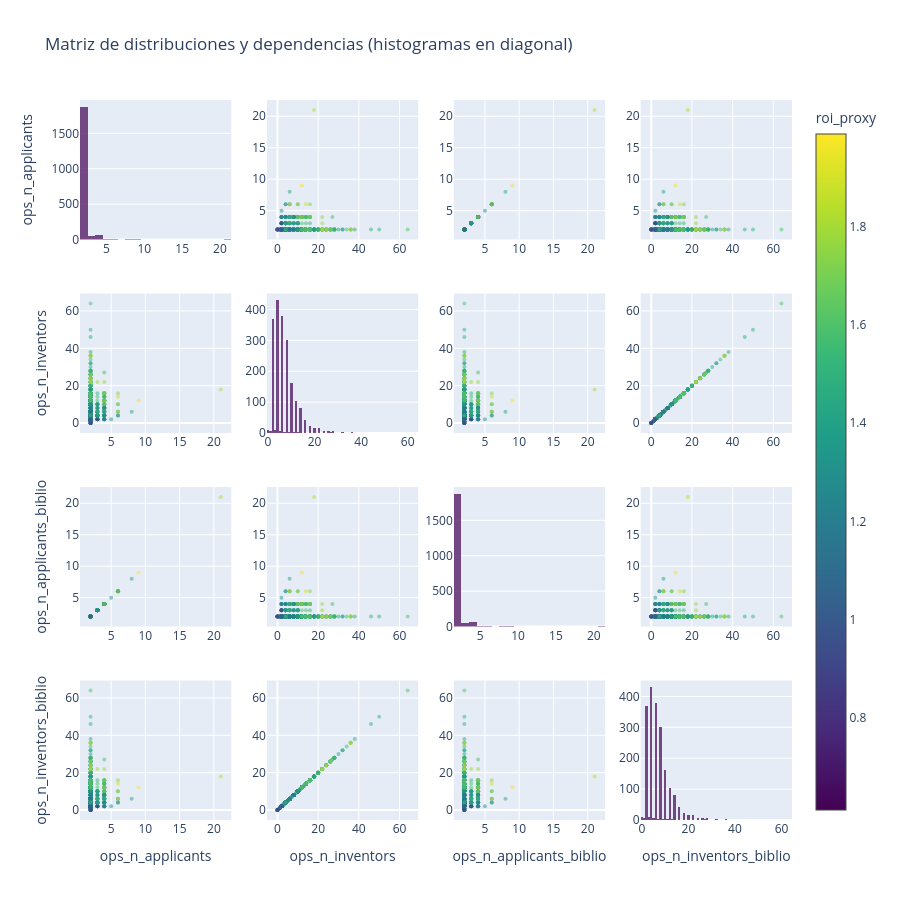

Notebook source saved alongside this figure:
### Markdown cell above
### Histograms and correlation between variables in the group (Applicants and inventors vs ROI)

### Code cell
cols = [
    "ops_n_applicants",
    "ops_n_inventors",
    "ops_n_applicants_biblio",
    "ops_n_inventors_biblio",
]

df = df_tablon[cols + ["roi_proxy"]].dropna()
n = len(cols)

fig = make_subplots(
    rows=n,
    cols=n,
    shared_xaxes=False,
    shared_yaxes=False
)

for i, y in enumerate(cols):
    for j, x in enumerate(cols):

        # Diagonal → histogramas
        if i == j:
            fig.add_trace(
                go.Histogram(
                    x=df[x],
                    marker=dict(
                        color="rgba(68,1,84,0.7)"
                    ),
                    showlegend=False
                ),
                row=i+1, col=j+1
            )

        # Fuera de diagonal → scatter
        else:
            fig.add_trace(
                go.Scatter(
                    x=df[x],
                    y=df[y],
                    mode="markers",
                    marker=dict(
                        color=df["roi_proxy"],
                        colorscale="Viridis",
                        size=4,
                        opacity=0.5,
                        showscale=(i == 0 and j == n - 1),
                        colorbar=dict(title="roi_proxy")
                    ),
                    showlegend=False
                ),
                row=i+1, col=j+1
            )

# 🔹 ETIQUETAS DE EJES
for i, col in enumerate(cols):
    # Eje Y (primera columna)
    fig.update_yaxes(
        title_text=col,
        row=i+1,
        col=1
    )

    # Eje X (última fila)
    fig.update_xaxes(
        title_text=col,
        row=n,
        col=i+1
    )

fig.update_layout(
    height=900,
    width=900,
    title="Matriz de distribuciones y dependencias (histogramas en diagonal)",
)

fig.show()

### Figure 1 — Plotly figure (JSON) as saved in the notebook; plotly's stock layout.template omitted (floating-point values rounded to 4 significant figures; data arrays with more than 128 entries replaced by an {"elided": "..."} marker saying what was removed)
{"data": [{"marker": {"color": "rgba(68,1,84,0.7)"}, "showlegend": false, "type": "histogram", "x": {"elided": "2000 int values"}, "xaxis": "x", "yaxis": "y"}, {"marker": {"color": {"elided": "2000 float values"}, "colorbar": {"title": {"text": "roi_proxy"}}, "colorscale": [[0, "#440154"], [0.1111, "#482878"], [0.2222, "#3e4989"], [0.3333, "#31688e"], [0.4444, "#26828e"], [0.5556, "#1f9e89"], [0.6667, "#35b779"], [0.7778, "#6ece58"], [0.8889, "#b5de2b"], [1, "#fde725"]], "opacity": 0.5, "showscale": false, "size": 4}, "mode": "markers", "showlegend": false, "type": "scatter", "x": {"elided": "2000 int values"}, "xaxis": "x2", "y": {"elided": "2000 int values"}, "yaxis": "y2"}, {"marker": {"color": {"elided": "2000 float values"}, "colorbar": {"title": {"text": "roi_proxy"}}, "colorscale": [[0, "#440154"], [0.1111, "#482878"], [0.2222, "#3e4989"], [0.3333, "#31688e"], [0.4444, "#26828e"], [0.5556, "#1f9e89"], [0.6667, "#35b779"], [0.7778, "#6ece58"], [0.8889, "#b5de2b"], [1, "#fde725"]], "opacity": 0.5, "showscale": false, "size": 4}, "mode": "markers", "showlegend": false, "type": "scatter", "x": {"elided": "2000 int values"}, "xaxis": "x3", "y": {"elided": "2000 int values"}, "yaxis": "y3"}, {"marker": {"color": {"elided": "2000 float values"}, "colorbar": {"title": {"text": "roi_proxy"}}, "colorscale": [[0, "#440154"], [0.1111, "#482878"], [0.2222, "#3e4989"], [0.3333, "#31688e"], [0.4444, "#26828e"], [0.5556, "#1f9e89"], [0.6667, "#35b779"], [0.7778, "#6ece58"], [0.8889, "#b5de2b"], [1, "#fde725"]], "opacity": 0.5, "showscale": true, "size": 4}, "mode": "markers", "showlegend": false, "type": "scatter", "x": {"elided": "2000 int values"}, "xaxis": "x4", "y": {"elided": "2000 int values"}, "yaxis": "y4"}, {"marker": {"color": {"elided": "2000 float values"}, "colorbar": {"title": {"text": "roi_proxy"}}, "colorscale": [[0, "#440154"], [0.1111, "#482878"], [0.2222, "#3e4989"], [0.3333, "#31688e"], [0.4444, "#26828e"], [0.5556, "#1f9e89"], [0.6667, "#35b779"], [0.7778, "#6ece58"], [0.8889, "#b5de2b"], [1, "#fde725"]], "opacity": 0.5, "showscale": false, "size": 4}, "mode": "markers", "showlegend": false, "type": "scatter", "x": {"elided": "2000 int values"}, "xaxis": "x5", "y": {"elided": "2000 int values"}, "yaxis": "y5"}, {"marker": {"color": "rgba(68,1,84,0.7)"}, "showlegend": false, "type": "histogram", "x": {"elided": "2000 int values"}, "xaxis": "x6", "yaxis": "y6"}, {"marker": {"color": {"elided": "2000 float values"}, "colorbar": {"title": {"text": "roi_proxy"}}, "colorscale": [[0, "#440154"], [0.1111, "#482878"], [0.2222, "#3e4989"], [0.3333, "#31688e"], [0.4444, "#26828e"], [0.5556, "#1f9e89"], [0.6667, "#35b779"], [0.7778, "#6ece58"], [0.8889, "#b5de2b"], [1, "#fde725"]], "opacity": 0.5, "showscale": false, "size": 4}, "mode": "markers", "showlegend": false, "type": "scatter", "x": {"elided": "2000 int values"}, "xaxis": "x7", "y": {"elided": "2000 int values"}, "yaxis": "y7"}, {"marker": {"color": {"elided": "2000 float values"}, "colorbar": {"title": {"text": "roi_proxy"}}, "colorscale": [[0, "#440154"], [0.1111, "#482878"], [0.2222, "#3e4989"], [0.3333, "#31688e"], [0.4444, "#26828e"], [0.5556, "#1f9e89"], [0.6667, "#35b779"], [0.7778, "#6ece58"], [0.8889, "#b5de2b"], [1, "#fde725"]], "opacity": 0.5, "showscale": false, "size": 4}, "mode": "markers", "showlegend": false, "type": "scatter", "x": {"elided": "2000 int values"}, "xaxis": "x8", "y": {"elided": "2000 int values"}, "yaxis": "y8"}, {"marker": {"color": {"elided": "2000 float values"}, "colorbar": {"title": {"text": "roi_proxy"}}, "colorscale": [[0, "#440154"], [0.1111, "#482878"], [0.2222, "#3e4989"], [0.3333, "#31688e"], [0.4444, "#26828e"], [0.5556, "#1f9e89"], [0.6667, "#35b779"], [0.7778, "#6ece58"], [0.8889, "#b5de2b"], [1, "#fde725"]], "opacity": 0.5, "showscale": false, "size": 4}, "mode": "markers", "showlegend": false, "type": "scatter", "x": {"elided": "2000 int values"}, "xaxis": "x9", "y": {"elided": "2000 int values"}, "yaxis": "y9"}, {"marker": {"color": {"elided": "2000 float values"}, "colorbar": {"title": {"text": "roi_proxy"}}, "colorscale": [[0, "#440154"], [0.1111, "#482878"], [0.2222, "#3e4989"], [0.3333, "#31688e"], [0.4444, "#26828e"], [0.5556, "#1f9e89"], [0.6667, "#35b779"], [0.7778, "#6ece58"], [0.8889, "#b5de2b"], [1, "#fde725"]], "opacity": 0.5, "showscale": false, "size": 4}, "mode": "markers", "showlegend": false, "type": "scatter", "x": {"elided": "2000 int values"}, "xaxis": "x10", "y": {"elided": "2000 int values"}, "yaxis": "y10"}, {"marker": {"color": "rgba(68,1,84,0.7)"}, "showlegend": false, "type": "histogram", "x": {"elided": "2000 int values"}, "xaxis": "x11", "yaxis": "y11"}, {"marker": {"color": {"elided": "2000 float values"}, "colorbar": {"title": {"text": "roi_proxy"}}, "colorscale": [[0, "#440154"], [0.1111, "#482878"], [0.2222, "#3e4989"], [0.3333, "#31688e"], [0.4444, "#26828e"], [0.5556, "#1f9e89"], [0.6667, "#35b779"], [0.7778, "#6ece58"], [0.8889, "#b5de2b"], [1, "#fde725"]], "opacity": 0.5, "showscale": false, "size": 4}, "mode": "markers", "showlegend": false, "type": "scatter", "x": {"elided": "2000 int values"}, "xaxis": "x12", "y": {"elided": "2000 int values"}, "yaxis": "y12"}, {"marker": {"color": {"elided": "2000 float values"}, "colorbar": {"title": {"text": "roi_proxy"}}, "colorscale": [[0, "#440154"], [0.1111, "#482878"], [0.2222, "#3e4989"], [0.3333, "#31688e"], [0.4444, "#26828e"], [0.5556, "#1f9e89"], [0.6667, "#35b779"], [0.7778, "#6ece58"], [0.8889, "#b5de2b"], [1, "#fde725"]], "opacity": 0.5, "showscale": false, "size": 4}, "mode": "markers", "showlegend": false, "type": "scatter", "x": {"elided": "2000 int values"}, "xaxis": "x13", "y": {"elided": "2000 int values"}, "yaxis": "y13"}, {"marker": {"color": {"elided": "2000 float values"}, "colorbar": {"title": {"text": "roi_proxy"}}, "colorscale": [[0, "#440154"], [0.1111, "#482878"], [0.2222, "#3e4989"], [0.3333, "#31688e"], [0.4444, "#26828e"], [0.5556, "#1f9e89"], [0.6667, "#35b779"], [0.7778, "#6ece58"], [0.8889, "#b5de2b"], [1, "#fde725"]], "opacity": 0.5, "showscale": false, "size": 4}, "mode": "markers", "showlegend": false, "type": "scatter", "x": {"elided": "2000 int values"}, "xaxis": "x14", "y": {"elided": "2000 int values"}, "yaxis": "y14"}, {"marker": {"color": {"elided": "2000 float values"}, "colorbar": {"title": {"text": "roi_proxy"}}, "colorscale": [[0, "#440154"], [0.1111, "#482878"], [0.2222, "#3e4989"], [0.3333, "#31688e"], [0.4444, "#26828e"], [0.5556, "#1f9e89"], [0.6667, "#35b779"], [0.7778, "#6ece58"], [0.8889, "#b5de2b"], [1, "#fde725"]], "opacity": 0.5, "showscale": false, "size": 4}, "mode": "markers", "showlegend": false, "type": "scatter", "x": {"elided": "2000 int values"}, "xaxis": "x15", "y": {"elided": "2000 int values"}, "yaxis": "y15"}, {"marker": {"color": "rgba(68,1,84,0.7)"}, "showlegend": false, "type": "histogram", "x": {"elided": "2000 int values"}, "xaxis": "x16", "yaxis": "y16"}], "layout": {"height": 900, "title": {"text": "Matriz de distribuciones y dependencias (histogramas en diagonal)"}, "width": 900, "xaxis": {"anchor": "y", "domain": [0, 0.2125]}, "xaxis10": {"anchor": "y10", "domain": [0.2625, 0.475]}, "xaxis11": {"anchor": "y11", "domain": [0.525, 0.7375]}, "xaxis12": {"anchor": "y12", "domain": [0.7875, 1]}, "xaxis13": {"anchor": "y13", "domain": [0, 0.2125], "title": {"text": "ops_n_applicants"}}, "xaxis14": {"anchor": "y14", "domain": [0.2625, 0.475], "title": {"text": "ops_n_inventors"}}, "xaxis15": {"anchor": "y15", "domain": [0.525, 0.7375], "title": {"text": "ops_n_applicants_biblio"}}, "xaxis16": {"anchor": "y16", "domain": [0.7875, 1], "title": {"text": "ops_n_inventors_biblio"}}, "xaxis2": {"anchor": "y2", "domain": [0.2625, 0.475]}, "xaxis3": {"anchor": "y3", "domain": [0.525, 0.7375]}, "xaxis4": {"anchor": "y4", "domain": [0.7875, 1]}, "xaxis5": {"anchor": "y5", "domain": [0, 0.2125]}, "xaxis6": {"anchor": "y6", "domain": [0.2625, 0.475]}, "xaxis7": {"anchor": "y7", "domain": [0.525, 0.7375]}, "xaxis8": {"anchor": "y8", "domain": [0.7875, 1]}, "xaxis9": {"anchor": "y9", "domain": [0, 0.2125]}, "yaxis": {"anchor": "x", "domain": [0.8063, 1], "title": {"text": "ops_n_applicants"}}, "yaxis10": {"anchor": "x10", "domain": [0.2687, 0.4625]}, "yaxis11": {"anchor": "x11", "domain": [0.2687, 0.4625]}, "yaxis12": {"anchor": "x12", "domain": [0.2687, 0.4625]}, "yaxis13": {"anchor": "x13", "domain": [0, 0.1938], "title": {"text": "ops_n_inventors_biblio"}}, "yaxis14": {"anchor": "x14", "domain": [0, 0.1938]}, "yaxis15": {"anchor": "x15", "domain": [0, 0.1938]}, "yaxis16": {"anchor": "x16", "domain": [0, 0.1938]}, "yaxis2": {"anchor": "x2", "domain": [0.8063, 1]}, "yaxis3": {"anchor": "x3", "domain": [0.8063, 1]}, "yaxis4": {"anchor": "x4", "domain": [0.8063, 1]}, "yaxis5": {"anchor": "x5", "domain": [0.5375, 0.7312], "title": {"text": "ops_n_inventors"}}, "yaxis6": {"anchor": "x6", "domain": [0.5375, 0.7312]}, "yaxis7": {"anchor": "x7", "domain": [0.5375, 0.7312]}, "yaxis8": {"anchor": "x8", "domain": [0.5375, 0.7312]}, "yaxis9": {"anchor": "x9", "domain": [0.2687, 0.4625], "title": {"text": "ops_n_applicants_biblio"}}}}
